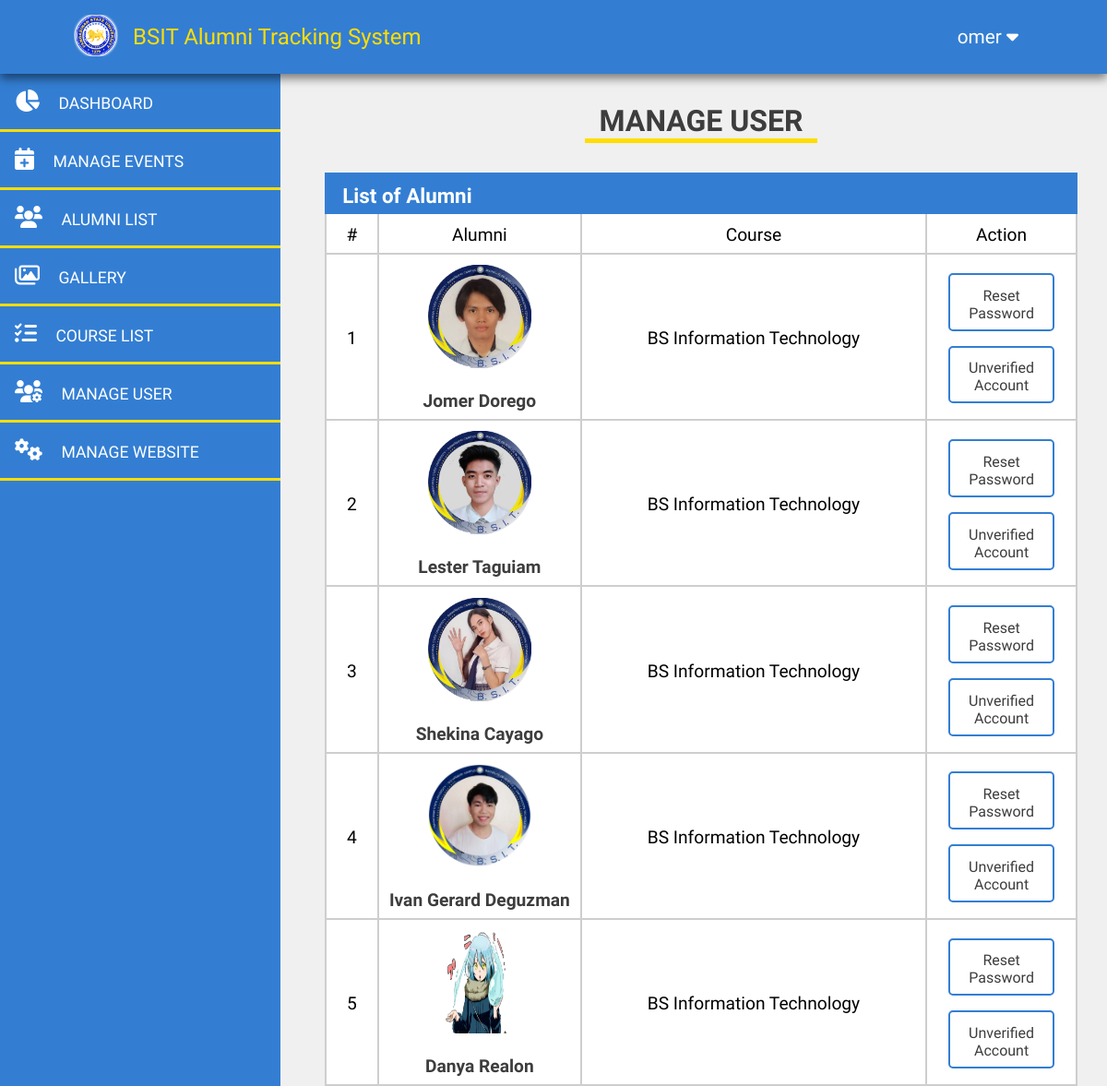
/admin/index.php?page=manage-user (signed in), run on the app's committed database.
### tables this page shows
CREATE TABLE `users` (
  `id` int(11) NOT NULL,
  `user_img` varchar(50) NOT NULL,
  `is_verified` tinyint(1) NOT NULL,
  `username` varchar(50) NOT NULL,
  `password` varchar(100) NOT NULL,
  `category` tinyint(4) NOT NULL,
  `date_created` timestamp NOT NULL DEFAULT current_timestamp()
);

CREATE TABLE `bio` (
  `id` int(11) NOT NULL,
  `user_id` int(11) NOT NULL,
  `firstname` varchar(50) NOT NULL,
  `middlename` varchar(50) NOT NULL,
  `lastname` varchar(50) NOT NULL,
  `contactno` bigint(20) NOT NULL,
  `email` varchar(50) NOT NULL,
  `gender` varchar(10) NOT NULL,
  `birthdate` date NOT NULL,
  `status` varchar(10) NOT NULL,
  `house` varchar(50) NOT NULL,
  `municipal` varchar(50) NOT NULL,
  `zipcode` int(11) NOT NULL,
  `province` varchar(50) NOT NULL,
  `country` varchar(50) NOT NULL
);

CREATE TABLE `educ` (
  `id` int(11) NOT NULL,
  `user_id` int(11) NOT NULL,
  `course` varchar(50) NOT NULL,
  `batch` int(11) NOT NULL
);

### admin/manage-user.php (the view, shortened to what this page needs)
<div class="manage-user">
  <h1 class="section-name">MANAGE USER</h1>
</div>
<?php $resAlumni = fetchAllAlumni($pdo); ?>
<div class="manage-table alumni">
  <div class="table-head">
    <h3 class="table-name">List of Alumni</h3>
  </div>
  <div class="table-content">
    <div class="table-data">
      <div class="column no">#</div>
      <div class="column alumni-np">Alumni</div>
      <div class="column course">Course</div>
      <div class="column action head">Action</div>
    </div>
    <?php
    $no = 0;
    foreach ($resAlumni as $rs) :
      $no++;
    ?>
      <div class="table-data">
        <div class="column no"><?= $no ?></div>
        <div class="column alumni-np">
          <div class="alumni-img-container">
            <img src="../assets/images/profiles/<?= $rs['user_img'] ?>" alt="<?= $rs['user_img'] ?>">
          </div>
          <h4 class="alumni-name"><?= $rs['firstname'] . ' ' . $rs['lastname'] ?></h4>
        </div>
        <div class="column course"><?= $rs['course'] ?></div>
        <div class="column action">
          <a class="alumni-action button-primary" href="<?php ROOT_URL ?>index.php?page=manage-user&reset=<?= $rs['id'] ?>">Reset Password</a>
          <a class="alumni-action button-primary" href="<?php ROOT_URL ?>index.php?page=manage-user&unverified=<?= $rs['id'] ?>">Unverified Account</a>
        </div>
      </div>
    <?php endforeach; ?>
  </div>
</div>
<?php
function fetchAllAlumni($pdo) {
  $queryAlumni = "SELECT u.id, u.user_img, b.firstname, b.lastname, e.course FROM users u
  JOIN bio b ON b.user_id = u.id
  JOIN educ e ON e.user_id = u.id
  WHERE u.category = 1";
  $stmtAlumni = $pdo->prepare($queryAlumni);
  if ($stmtAlumni->execute()) {
    return $stmtAlumni->fetchAll(PDO::FETCH_ASSOC);
  } else {
    echo 'failed';
  }
}

### scss/backend-style/style/css/style.css (style rules this page uses)
*, *::before, *::after { margin: 0; padding: 0; -webkit-box-sizing: border-box; box-sizing: border-box; }
html { font-size: 16px; }
body { font-size: 16px; font-family: "Josefin Sans", sans-serif; background-color: #f0f0f0; }
a { text-decoration: none; }
h3 { font-size: 1.7rem; line-height: 1.5; color: #337ED3; }
.section-name { font-size: 2rem; border-bottom: 5px solid #FFDD00; padding: 0 1rem; font-weight: 700; color: #3d3d3d; }
.manage-table { width: 100%; }
.manage-table .table-name { color: #FFFFFF; line-height: 1; font-size: 1.4rem; margin: 0; }
.manage-table .table-head { margin-top: 2rem; padding: .9rem 1.2rem .5rem; background-color: #337ED3; color: #FFFFFF; display: -webkit-box; display: -ms-flexbox; display: flex; -webkit-box-align: center; -ms-flex-align: center; align-items: center; }
.manage-table .table-content { background-color: #FFFFFF; }
.manage-table .table-content .table-data { display: -webkit-box; display: -ms-flexbox; display: flex; border: 2px solid #CECECE; border-top: none; border-right: none; }
.manage-table .table-content .head { padding: .5rem; }
.manage-table .table-content .column { text-align: center; padding: .5rem; padding-top: .7rem; font-size: 1.2rem; border-right: 2px solid #CECECE; display: -webkit-box; display: -ms-flexbox; display: flex; -webkit-box-orient: vertical; -webkit-box-direction: normal; -ms-flex-direction: column; flex-direction: column; -webkit-box-pack: center; -ms-flex-pack: center; justify-content: center; -webkit-box-align: center; -ms-flex-align: center; align-items: center; }
.manage-table .action { width: 20%; padding: 5rem; gap: 1rem; }
.manage-table .action .alumni-action { width: 80%; }
.button-primary { padding: .8rem 1rem .5rem; border: 2px solid #337ED3; color: #3d3d3d; -webkit-transition: all 250ms ease-in-out; transition: all 250ms ease-in-out; background-color: white; border-radius: 5px; font-size: 1rem; }
.alumni .alumni-np { width: 27%; }
.alumni .alumni-np .alumni-img-container { height: 7rem; width: 7rem; position: relative; border-radius: 50%; margin-bottom: 1.5rem; }
.alumni .alumni-np .alumni-img-container img { height: 100%; width: 100%; position: absolute; inset: 0; }
.alumni .alumni-np .alumni-name { color: #3d3d3d; }
.alumni .no { width: 7%; }
.alumni .course { width: 46%; }

### data on the page
users: user_img (picture), bio.firstname "Jomer", bio.lastname "Dorego", educ.course "BS Information Technology"
users: user_img (picture), bio.firstname "Lester", bio.lastname "Taguiam", educ.course "BS Information Technology"
users: user_img (picture), bio.firstname "Shekina", bio.lastname "Cayago", educ.course "BS Information Technology"
users: user_img (picture), bio.firstname "Ivan Gerard", bio.lastname "Deguzman", educ.course "BS Information Technology"
users: user_img (picture), bio.firstname "Danya", bio.lastname "Realon", educ.course "BS Information Technology"

### other printed values
$_SESSION['user'] "omer"
